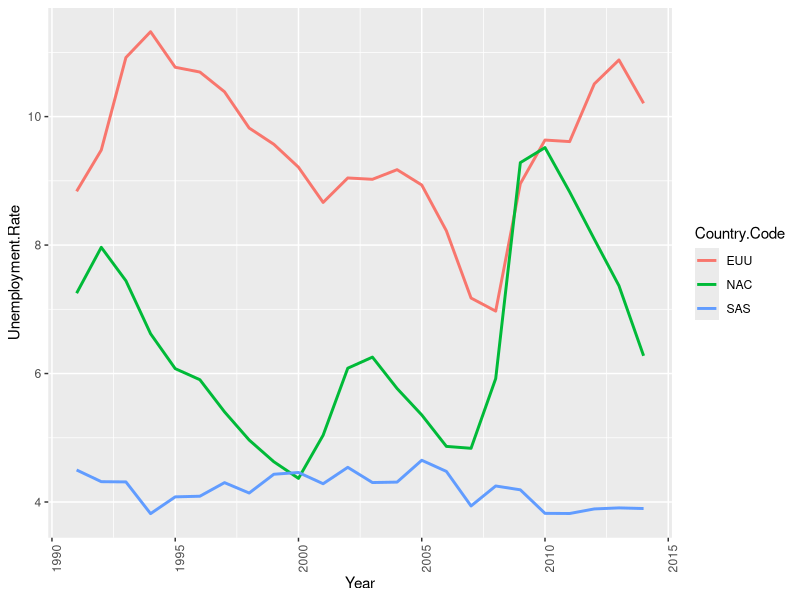
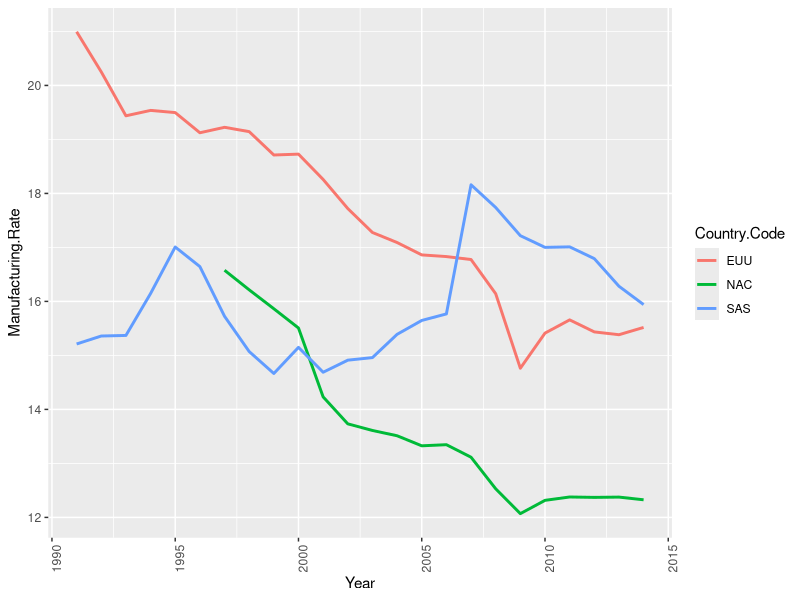
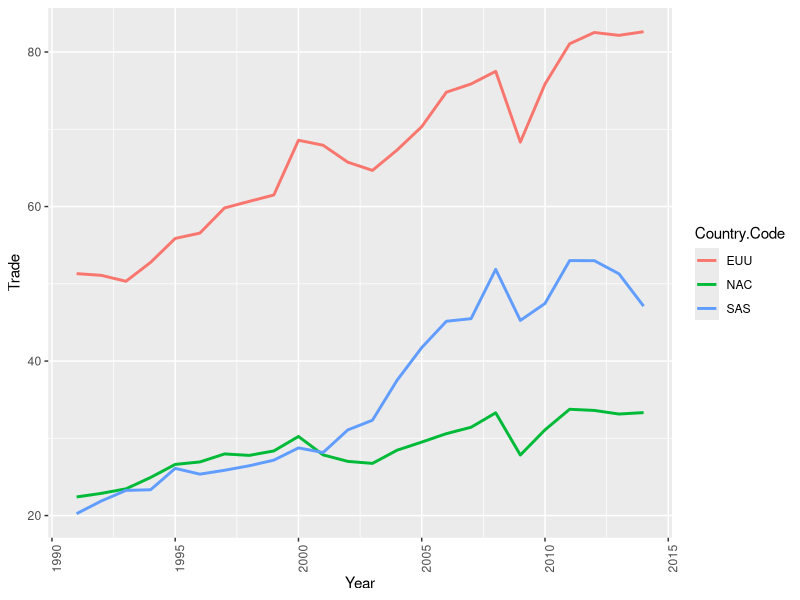

The R source for these figures, in order: (Note: this script raises an error after producing the figures.)
## ---- chunk 1
knitr::opts_chunk$set(echo = TRUE)
library(ggplot2)
library(tidyr)
library(dplyr)
library(forecast)
library(lmtest)
## ---- chunk 2
region_data <- read.csv("region_data.csv")
unemp_compare <- region_data %>%
  select(Country.Name,Country.Code,Year,Unemployment.Rate,Time_Period) %>%
  filter(Year >= 1991 & Year<= 2014 & (Country.Code =='EUU'| Country.Code == 'SAS' | Country.Code == 'NAC')) %>%
  group_by(Year)

ggplot(unemp_compare,aes(x = Year, y = Unemployment.Rate, col = Country.Code, group = Country.Code)) +geom_line(na.rm = T,lwd = 1)+ theme(axis.text.x=element_text(angle=90, hjust=1))
## ---- chunk 3
manufacturing_compare <- region_data %>%
  select(Country.Name,Country.Code,Year,Manufacturing.Rate) %>%
  filter(Year >= 1991 & Year<= 2014 & (Country.Code =='EUU'| Country.Code == 'SAS' | Country.Code == 'NAC')) %>%
  group_by(Year)

ggplot(manufacturing_compare,aes(x = Year, y = Manufacturing.Rate, col = Country.Code, group = Country.Code)) +geom_line(na.rm = T,lwd = 1)+ theme(axis.text.x=element_text(angle=90, hjust=1))
## ---- chunk 4
trade_compare <- region_data %>%
  select(Country.Name,Country.Code,Year,Trade) %>%
  filter(Year >= 1991 & Year<= 2014 & (Country.Code =='EUU'| Country.Code == 'SAS' | Country.Code == 'NAC')) %>%
  group_by(Year)

ggplot(trade_compare,aes(x = Year, y = Trade, col = Country.Code, group = Country.Code)) +geom_line(na.rm = T,lwd = 1)+ theme(axis.text.x=element_text(angle=90, hjust=1))
## ---- chunk 5
CPI_trend<-read.csv("CPI_World_Bank.csv")
#plot(CPI_trend$)
colnames(CPI_trend)
#goal here is time period on x and CPI on y.
trends<-read.csv("Timeseries.csv")
class(trends)
#summary(lm(Time ~ CPI_USA, data=trends))
#plot(trends)
#abline(lsfit(x=trends$Time,y=trends$CPI_USA),col="red")
#install.packages('tseries') 
require(tseries) 
#install.packages('xts')
require(xts)
#converting data into time series data
trends.ts<-ts(as.vector(trends), start = c(1960,1), end = c(2015),frequency = 1)
trends.ts
class(trends.ts)
plot(trends.ts)
#Dickey-fuller test to see if the time series is stationary.
adf.test(trends.ts)
#Checking for p and q values through auto correlation function and partial auto correlation function.
acf(trends.ts)
pacf(trends.ts)
#this is an AR model
#install.packages('forecast')
auto.arima(trends.ts)
trends.arimausa<- arima(trends.ts, order=c(1,2,1))
trends.arimausa
trend.preds<-forecast.Arima(trends.arimausa,h=12)
plot.forecast(trend.preds)
summary(trend.preds)

#Hypothesis testing for USA CPI data
#install.packages('lmtest')
coeftest(trends.arimausa)
#z value is 2.2014, p=0.02771
#another way to obtain p value to verify
(1-pnorm(abs(trends.arimausa$coef)/sqrt(diag(trends.arimausa$var.coef))))*2

trends.resid <- residuals(trends.arimausa)
Box.test(trends.resid, lag = 10, type = "Ljung-Box")
## ---- chunk 6
#NAC unemployment forecast vs actual, 2000-2007
par(mfrow=c(1,3))
trends.usa <-region_data %>% select(Year,Unemployment.Rate,Country.Code) %>% filter(Country.Code == "NAC")  
trendsts.usa <- ts(as.vector(trends.usa$Unemployment.Rate),start = c(1991,1), end = c(2014), frequency = 1)


trends.usabc <- region_data  %>% select(Year,Unemployment.Rate,Country.Code) %>% filter(Country.Code == "NAC" & Year >=1991 & Year<=2007)
trendsts.usabc <- ts(as.vector(trends.usabc$Unemployment.Rate),start = c(1991,1), end = c(2007), frequency = 1)
#install.packages("forecast")


trends.usaac <- region_data  %>% select(Year,Unemployment.Rate,Country.Code) %>% filter(Country.Code == "NAC" & Year >=1991 & Year<=2008)
trendsts.usaac <- ts(as.vector(trends.usabc$Unemployment.Rate),start = c(1991,1), end = c(2008), frequency = 1)
#install.packages("forecast")


trends.arimausa<- auto.arima(trendsts.usabc, seasonal = FALSE)
trends.arimausa
trend.preds<-forecast.Arima(trends.arimausa,h=12)
plot.forecast(trend.preds, ylim = c(2,10), xlim = c(2000,2010),xlab="NAC Unemployment fcst, 1991-2007 data", ylab="% Unemployment")

summary(trend.preds)
plot(trendsts.usa, ylim = c(2,10), xlim = c(2000,2010), xlab="NAC Actual Unemployment" ,ylab="% Unemployment")


trends.arimausa<- auto.arima(trendsts.usaac, seasonal = FALSE)
trends.arimausa
trend.preds<-forecast.Arima(trends.arimausa,h=12)
plot.forecast(trend.preds, ylim = c(2,10), xlim = c(2000,2010),xlab="NAC Unemployment fcst, 1991-2008 data", ylab="% Unemployment")
## ---- chunk 7
par(mfrow=c(1,3))
#EU unemployment forecast vs actual, 2000-2007
#needs work
trends.eu <-region_data %>% select(Year,Unemployment.Rate,Country.Code) %>% filter(Country.Code == "EUU")  
trendsts.eu <- ts(as.vector(trends.eu$Unemployment.Rate),start = c(1991,1), end = c(2014), frequency = 1)

trends.eubc <- region_data  %>% select(Year,Unemployment.Rate,Country.Code) %>% filter(Country.Code == "EUU" & Year >=1991 & Year<=2007)
trendsts.eubc <- ts(as.vector(trends.eubc$Unemployment.Rate),start = c(1991,1), end = c(2007), frequency = 1)

trends.euac <- region_data  %>% select(Year,Unemployment.Rate,Country.Code) %>% filter(Country.Code == "EUU" & Year >=1991 & Year<=2008)
trendsts.euac <- ts(as.vector(trends.euac$Unemployment.Rate),start = c(1991,1), end = c(2008), frequency = 1)

trends.arimaeu<- auto.arima(trendsts.eubc, seasonal = FALSE) 
trends.arimaeu
trend.preds<-forecast.Arima(trends.arimaeu,h=12)
plot.forecast(trend.preds, ylim = c(2,10), xlim = c(2000,2010),xlab="EUU unemployment forecast, 1991-2007 data",ylab="% Unemployment")

summary(trend.preds)
plot(trendsts.eu, ylim = c(2,10), xlim = c(2000,2010), xlab="EUU Actual Unemployment",ylab="% Unemployment")

trends.arimaeu<- auto.arima(trendsts.euac,seasonal = FALSE)
trends.arimaeu
trend.preds<-forecast.Arima(trends.arimaeu,h=12)
plot.forecast(trend.preds, ylim = c(2,10), xlim = c(2000,2010),xlab="NAC Unemployment fcst, 1991-2008 data", ylab="% Unemployment")
## ---- chunk 8
par(mfrow=c(1,3))
#SAS unemployment forecast vs actual, 2000-2007
trends.sas <-region_data %>% select(Year,Unemployment.Rate,Country.Code) %>% filter(Country.Code == "SAS")
trendsts.sas <- ts(as.vector(trends.sas$Unemployment.Rate),start = c(1991,1), end = c(2014), frequency = 1)

trends.sasbc <- region_data  %>% select(Year,Unemployment.Rate,Country.Code) %>% filter(Country.Code == "SAS" & Year >=1991 & Year<=2007)
trendsts.sasbc <- ts(as.vector(trends.sasbc$Unemployment.Rate),start = c(1991,1), end = c(2007), frequency = 1)

trends.sasac <- region_data  %>% select(Year,Unemployment.Rate,Country.Code) %>% filter(Country.Code == "SAS" & Year >=1991 & Year<=2008)
trendsts.sasac <- ts(as.vector(trends.sasac$Unemployment.Rate),start = c(1991,1), end = c(2008), frequency = 1)

trends.arimasas<- auto.arima(trendsts.sasbc) 
trend.preds<-forecast.Arima(trends.arimasas,h=12)
plot.forecast(trend.preds, ylim = c(2,10), xlim = c(2000,2010),xlab="SAS unemployment forecast, 1991-2007 data",ylab="% Unemployment")

summary(trend.preds)
plot(trendsts.sas, ylim = c(2,10), xlim = c(2000,2010), xlab="SAS Actual Unemployment",ylab="% unemployment")

trends.arimasas<- auto.arima(trendsts.sasac) 
trend.preds<-forecast.Arima(trends.arimasas,h=12)
plot.forecast(trend.preds, ylim = c(2,10), xlim = c(2000,2010),xlab="SAS unemployment forecast, 1991-2008 data",ylab="% Unemployment")
## ---- chunk 9
#manufacturing rate US region
par(mfrow=c(1,3))
trends.usa <-region_data %>% select(Year,Manufacturing.Rate,Country.Code) %>% filter(Country.Code == "NAC")  
trendsts.usa <- ts(as.vector(trends.usa$Manufacturing.Rate),start = c(1991,1), end = c(2014), frequency = 1)

trends.usabc <- region_data  %>% select(Year,Manufacturing.Rate,Country.Code) %>% filter(Country.Code == "NAC" & Year >=1991 & Year<=2007)
trendsts.usabc <- ts(as.vector(trends.usabc$Manufacturing.Rate),start = c(1991,1), end = c(2007), frequency = 1)

trends.usaac <- region_data  %>% select(Year,Manufacturing.Rate,Country.Code) %>% filter(Country.Code == "NAC" & Year >=1991 & Year<=2008)
trendsts.usaac <- ts(as.vector(trends.usaac$Manufacturing.Rate),start = c(1991,1), end = c(2008), frequency = 1)

trends.arimausa<- auto.arima(trendsts.usabc)
trend.preds<-forecast.Arima(trends.arimausa,h=12)
plot.forecast(trend.preds, ylim = c(10,18), xlim = c(2000,2010), xlab="NAC mfg forecast, 1991-2007 data", ylab="rate")

summary(trend.preds)
plot(trendsts.usa, ylim = c(10,18), xlim = c(2000,2010), xlab="NAC Actual Mfg",ylab="% unemployment")

trends.arimausa<- auto.arima(trendsts.usaac)
trend.preds<-forecast.Arima(trends.arimausa,h=12)
plot.forecast(trend.preds, ylim = c(10,18), xlim = c(2000,2010), xlab="NAC mfg forecast, 1991-2008 data", ylab="rate")
## ---- chunk 10
par(mfrow=c(1,3))
#manufacturing rate EUU region
trends.euu <-region_data %>% select(Year,Manufacturing.Rate,Country.Code) %>% filter(Country.Code == "EUU")
trendsts.euu <- ts(as.vector(trends.euu$Manufacturing.Rate),start = c(1991,1), end = c(2014), frequency = 1)

trends.eubc <- region_data  %>% select(Year,Manufacturing.Rate,Country.Code) %>% filter(Country.Code == "EUU" & Year >=1991 & Year<=2007)
trendsts.eubc <- ts(as.vector(trends.eubc$Manufacturing.Rate),start = c(1991,1), end = c(2007), frequency = 1)

trends.euac <- region_data  %>% select(Year,Manufacturing.Rate,Country.Code) %>% filter(Country.Code == "EUU" & Year >=1991 & Year<=2008)
trendsts.euac <- ts(as.vector(trends.euac$Manufacturing.Rate),start = c(1991,1), end = c(2008), frequency = 1)

trends.arimaeu<- auto.arima(trendsts.eubc)
trend.preds<-forecast.Arima(trends.arimaeu,h=12)
plot.forecast(trend.preds, ylim = c(12,20), xlim = c(2000,2010), xlab="EUU mfg forecast, 1991-2007 data", ylab="rate")

plot(trendsts.euu,ylim = c(12,20), xlim = c(2000,2010),xlab="EUU mfg rate", ylab="rate")

trends.arimaeu<- auto.arima(trendsts.euac)
trend.preds<-forecast.Arima(trends.arimaeu,h=12)
plot.forecast(trend.preds, ylim = c(12,20),xlim = c(2000,2010), xlab="EUU mfg forecast, 1991-2008 data", ylab="rate")
## ---- chunk 11
par(mfrow=c(1,3))
#manufacturing rate SAS region
trends.sas <-region_data %>% select(Year,Manufacturing.Rate,Country.Code) %>% filter(Country.Code == "SAS")
trendsts.sas <- ts(as.vector(trends.sas$Manufacturing.Rate),start = c(1991,1), end = c(2014), frequency = 1)

trends.sasbc <- region_data  %>% select(Year,Manufacturing.Rate,Country.Code) %>% filter(Country.Code == "SAS" & Year >=1991 & Year<=2007)
trendsts.sasbc <- ts(as.vector(trends.sasbc$Manufacturing.Rate),start = c(1991,1), end = c(2007), frequency = 1)

trends.sasac <- region_data  %>% select(Year,Manufacturing.Rate,Country.Code) %>% filter(Country.Code == "SAS" & Year >=1991 & Year<=2008)
trendsts.sasac <- ts(as.vector(trends.sasac$Manufacturing.Rate),start = c(1991,1), end = c(2008), frequency = 1)

trends.arimasas<- auto.arima(trendsts.sasbc)
trend.preds<-forecast.Arima(trends.arimasas,h=12)
plot.forecast(trend.preds, ylim = c(14,20), xlim = c(2000,2010), xlab="SAS mfg forecast, 1991-2007 data", ylab="rate")

plot(trendsts.sas,ylim = c(14,20),xlim = c(2000,2010),xlab="SAS mfg rate", ylab="rate")

trends.arimasas<- auto.arima(trendsts.sasac)
trend.preds<-forecast.Arima(trends.arimasas,h=12)
plot.forecast(trend.preds,  ylim = c(14,20),xlim = c(2000,2010), xlab="SAS mfg forecast, 1991-2008 data", ylab="rate")
## ---- chunk 12
par(mfrow=c(1,3))
#US trade
trends.usa <-region_data %>% select(Year,Trade,Country.Code) %>% filter(Country.Code == "NAC")  
trendsts.usa <- ts(as.vector(trends.usa$Trade),start = c(1991,1), end = c(2014), frequency = 1)

trends.usabc <- region_data  %>% select(Year,Trade,Country.Code) %>% filter(Country.Code == "NAC" & Year >=1991 & Year<=2007)
trendsts.usabc <- ts(as.vector(trends.usabc$Trade),start = c(1991,1), end = c(2007), frequency = 1)

trends.usaac <- region_data  %>% select(Year,Trade,Country.Code) %>% filter(Country.Code == "NAC" & Year >=1991 & Year<=2008)
trendsts.usaac <- ts(as.vector(trends.usaac$Trade),start = c(1991,1), end = c(2008), frequency = 1)

trends.arimausa<- auto.arima(trendsts.usabc)
trend.preds<-forecast.Arima(trends.arimausa,h=12)
plot.forecast(trend.preds, ylim = c(25,35),xlim = c(2000,2010),xlab="NAC trade forecast, 1991-2007 data", ylab="rate")

plot(trendsts.usa,  ylim = c(25,35),xlim = c(2000,2010),xlab="NAC actual trade rate", ylab="rate")

trends.arimausa<- auto.arima(trendsts.usaac)
trend.preds<-forecast.Arima(trends.arimausa,h=12)
plot.forecast(trend.preds,ylim = c(25,35), xlim = c(2000,2010),xlab="NAC trade forecast, 1991-2008 data", ylab="rate")
## ---- chunk 13
par(mfrow=c(1,3))
#EU trade
trends.eu <-region_data %>% select(Year,Trade,Country.Code) %>% filter(Country.Code == "EUU")  
trendsts.eu <- ts(as.vector(trends.eu$Trade),start = c(1991,1), end = c(2014), frequency = 1)

trends.eubc <- region_data  %>% select(Year,Trade,Country.Code) %>% filter(Country.Code == "EUU" & Year >=1991 & Year<=2007)
trendsts.eubc <- ts(as.vector(trends.eubc$Trade),start = c(1991,1), end = c(2007), frequency = 1)

trends.euac <- region_data  %>% select(Year,Trade,Country.Code) %>% filter(Country.Code == "EUU" & Year >=1991 & Year<=2008)
trendsts.euac <- ts(as.vector(trends.euac$Trade),start = c(1991,1), end = c(2008), frequency = 1)

trends.arimaeu<- auto.arima(trendsts.eubc)
trend.preds<-forecast.Arima(trends.arimaeu,h=12)
plot.forecast(trend.preds,ylim = c(60,90), xlim = c(2000,2010),xlab="EUU trade forecast, 1991-2007 data", ylab="rate")

plot(trendsts.eu, ylim = c(60,90), xlim = c(2000,2010),xlab="EUU actual trade rate", ylab="rate")

trends.arimaeu<- auto.arima(trendsts.euac)
trend.preds<-forecast.Arima(trends.arimaeu,h=12)
plot.forecast(trend.preds, ylim = c(60,90),xlim = c(2000,2010),xlab="EUU trade forecast, 1991-2008 data", ylab="rate")
## ---- chunk 14
par(mfrow=c(1,3))
#SAS trade
trends.sas <-region_data %>% select(Year,Trade,Country.Code) %>% filter(Country.Code == "SAS")  
trendsts.sas <- ts(as.vector(trends.sas$Trade),start = c(1991,1), end = c(2014), frequency = 1)

trends.sasbc <- region_data  %>% select(Year,Trade,Country.Code) %>% filter(Country.Code == "SAS" & Year >=1991 & Year<=2007)
trendsts.sasbc <- ts(as.vector(trends.sasbc$Trade),start = c(1991,1), end = c(2007), frequency = 1)

trends.sasac <- region_data  %>% select(Year,Trade,Country.Code) %>% filter(Country.Code == "SAS" & Year >=1991 & Year<=2008)
trendsts.sasac <- ts(as.vector(trends.sasac$Trade),start = c(1991,1), end = c(2008), frequency = 1)

trends.arimasas<- auto.arima(trendsts.sasbc)
trend.preds<-forecast.Arima(trends.arimasas,h=12)
plot.forecast(trend.preds,ylim = c(20,70), xlim = c(2000,2010),xlab="SAS trade forecast, 1991-2007 data", ylab="rate")

plot(trendsts.sas,ylim = c(20,70),xlim = c(2000,2010),xlab="SAS actual trade rate", ylab="rate")

trends.arimasas<- auto.arima(trendsts.sasac)
trend.preds<-forecast.Arima(trends.arimasas,h=12)
plot.forecast(trend.preds, ylim = c(20,70),xlim = c(2000,2010),xlab="SAS trade forecast, 1991-2008 data", ylab="rate")
## ---- chunk 15
par(mfrow=c(1,3))
#US GDP
trends.usa <-region_data %>% select(Year,GDP,Country.Code) %>% filter(Country.Code == "NAC")  
trendsts.usa <- ts(as.vector(trends.usa$GDP),start = c(1991,1), end = c(2014), frequency = 1)

trends.usabc <- region_data  %>% select(Year,GDP,Country.Code) %>% filter(Country.Code == "NAC" & Year >=1991 & Year<=2007)
trendsts.usabc <- ts(as.vector(trends.usabc$GDP),start = c(1991,1), end = c(2007), frequency = 1)

trends.usaac <- region_data  %>% select(Year,GDP,Country.Code) %>% filter(Country.Code == "NAC" & Year >=1991 & Year<=2008)
trendsts.usaac <- ts(as.vector(trends.usaac$GDP),start = c(1991,1), end = c(2008), frequency = 1)

trends.arimausa<- auto.arima(trendsts.usabc)
trend.preds<-forecast.Arima(trends.arimausa,h=12)
plot.forecast(trend.preds,ylim = c(1.0e+13,2.0e+13), xlim = c(2000,2010), xlab="NAR GDP forecast, 1991-2007 data")

plot(trendsts.usa , ylim = c(1.0e+13,2.0e+13), xlim = c(2000,2010),xlab="NAR GDP", ylab ="point value")

trends.arimausa<- auto.arima(trendsts.usaac)
trend.preds<-forecast.Arima(trends.arimausa,h=12)
plot.forecast(trend.preds, ylim = c(1.0e+13,2.0e+13),xlim = c(2000,2010), xlab="NAR GDP forecast, 1991-2008 data")
## ---- chunk 16
par(mfrow=c(1,3))
#EUU GDP
trends.eu <-region_data %>% select(Year,GDP,Country.Code) %>% filter(Country.Code == "EUU")  
trendsts.eu <- ts(as.vector(trends.eu$GDP),start = c(1991,1), end = c(2014), frequency = 1)

trends.eubc <- region_data  %>% select(Year,GDP,Country.Code) %>% filter(Country.Code == "EUU" & Year >=1991 & Year<=2007)
trendsts.eubc <- ts(as.vector(trends.eubc$GDP),start = c(1991,1), end = c(2007), frequency = 1)

trends.euac <- region_data  %>% select(Year,GDP,Country.Code) %>% filter(Country.Code == "EUU" & Year >=1991 & Year<=2008)
trendsts.euac <- ts(as.vector(trends.eubc$GDP),start = c(1991,1), end = c(2008), frequency = 1)

trends.arimaeu<- auto.arima(trendsts.eubc)
trend.preds<-forecast.Arima(trends.arimaeu,h=12)
plot.forecast(trend.preds, ylim=c(8e+12,2.5e+13),xlim = c(2000,2010), xlab="EU GDP forecast, 1991-2007 data")

plot(trendsts.eu , ylim=c(8e+12,2.5e+13), xlim = c(2000,2010),xlab="EU GDP")

trends.arimaeu<- auto.arima(trendsts.euac)
trend.preds<-forecast.Arima(trends.arimaeu,h=12)
plot.forecast(trend.preds, ylim=c(8e+12,2.5e+13),xlim = c(2000,2010), xlab="EU GDP forecast, 1991-2008 data")
## ---- chunk 17
par(mfrow=c(1,3))
#SAS GDP
trends.sas <-region_data %>% select(Year,GDP,Country.Code) %>% filter(Country.Code == "SAS")  
trendsts.sas <- ts(as.vector(trends.sas$GDP),start = c(1991,1), end = c(2014), frequency = 1)

trends.sasbc <- region_data  %>% select(Year,GDP,Country.Code) %>% filter(Country.Code == "SAS" & Year >=1991 & Year<=2007)
trendsts.sasbc <- ts(as.vector(trends.sasbc$GDP),start = c(1991,1), end = c(2007), frequency = 1)

trends.sasac <- region_data  %>% select(Year,GDP,Country.Code) %>% filter(Country.Code == "SAS" & Year >=1991 & Year<=2008)
trendsts.sasac <- ts(as.vector(trends.sasbc$GDP),start = c(1991,1), end = c(2008), frequency = 1)

trends.arimasas<- auto.arima(trendsts.sasbc)
trend.preds<-forecast.Arima(trends.arimasas,h=12)
plot.forecast(trend.preds,ylim = c(0e+12, 3e+12),xlim = c(2000,2010), xlab="SAS GDP forecast, 1991-2007 data")

plot(trendsts.sas ,ylim = c(0e+12, 4e+12) ,xlim = c(2000,2010),xlab="SAS GDP")

trends.arimasas<- auto.arima(trendsts.sasac)
trend.preds<-forecast.Arima(trends.arimasas,h=12)
plot.forecast(trend.preds,ylim = c(0e+12, 3e+12),xlim = c(2000,2010), xlab="SAS GDP forecast, 1991-2008 data")
